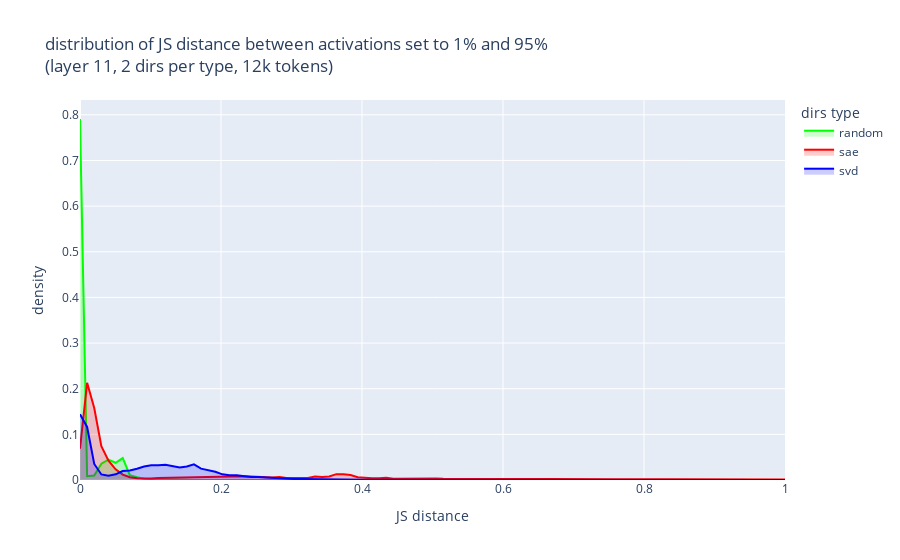

Notebook code for this chart:
### Code cell
import numpy as np

# %%
import plotly.graph_objects as go

# Generate sample data
x = np.linspace(0, 1, 100)

# List of tuples (name, color, values)

# Create the figure
fig = go.Figure()

# Add traces for each line and its shaded area
for name, hist in hist_by_name.items():
    color = color_by_name[name]
    line_color = f"rgb({color})"
    shade_color = f"rgba({color}, 0.2)"
    fig.add_trace(
        go.Scatter(
            x=x,
            y=hist / hist.sum(),
            line=dict(color=line_color, width=2),
            name=name,
            fill="tozeroy",  # Fill to y=0
            fillcolor=shade_color,  # Semi-transparent color
        )
    )
# 1% and 95% (layer 0, 10 dirs per type, 64k tokens)
title_params = f"{ACTS_Q_RANGE[0]*100:.0f}% and {ACTS_Q_RANGE[1]*100:.0f}%<br>(layer {LAYER}, {N_DIRS} dirs per type, {N_PROMPTS*SEQ_LEN//1000}k tokens)"

# Update layout
fig.update_layout(
    title=f"distribution of JS distance between activations set to {title_params}",
    xaxis_title="JS distance",
    yaxis_title="density",
    legend_title="dirs type",
)


# Show the plot
fig.show()
